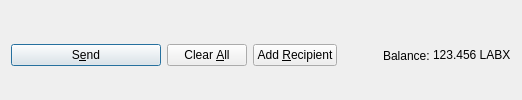
         <widget class="QFrame" name="frame_Send">
          <layout class="QHBoxLayout" name="horizontalLayout">
           <property name="bottomMargin">
            <number>0</number>
           </property>
           <item>
            <widget class="QPushButton" name="sendButton">
             <property name="minimumSize">
              <size>
               <width>150</width>
               <height>0</height>
              </size>
             </property>
             <property name="toolTip">
              <string>Confirm the send action</string>
             </property>
             <property name="text">
              <string>S&amp;end</string>
             </property>
             <property name="iconSize">
              <size>
               <width>26</width>
               <height>26</height>
              </size>
             </property>
             <property name="autoDefault">
              <bool>false</bool>
             </property>
             <property name="default">
              <bool>true</bool>
             </property>
            </widget>
           </item>
           <item>
            <widget class="QPushButton" name="clearButton">
             <property name="sizePolicy">
              <sizepolicy hsizetype="Minimum" vsizetype="Fixed">
               <horstretch>0</horstretch>
               <verstretch>0</verstretch>
              </sizepolicy>
             </property>
             <property name="toolTip">
              <string>Clear all fields of the form.</string>
             </property>
             <property name="text">
              <string>Clear &amp;All</string>
             </property>
             <property name="iconSize">
              <size>
               <width>26</width>
               <height>26</height>
              </size>
             </property>
             <property name="autoDefault">
              <bool>false</bool>
             </property>
            </widget>
           </item>
           <item>
            <widget class="QPushButton" name="addButton">
             <property name="toolTip">
              <string>Send to multiple recipients at once</string>
             </property>
             <property name="text">
              <string>Add &amp;Recipient</string>
             </property>
             <property name="iconSize">
              <size>
               <width>30</width>
               <height>30</height>
              </size>
             </property>
             <property name="autoDefault">
              <bool>false</bool>
             </property>
            </widget>
           </item>
           <item>
            <spacer name="horizontalSpacer">
             <property name="orientation">
              <enum>Qt::Horizontal</enum>
             </property>
             <property name="sizeHint" stdset="0">
              <size>
               <width>40</width>
               <height>20</height>
              </size>
             </property>
            </spacer>
           </item>
           <item>
            <layout class="QHBoxLayout" name="horizontalLayout_2">
             <property name="spacing">
              <number>3</number>
             </property>
             <item>
              <widget class="QLabel" name="label">
               <property name="text">
                <string>Balance:</string>
               </property>
              </widget>
             </item>
             <item>
              <widget class="QLabel" name="labelBalance">
               <property name="sizePolicy">
                <sizepolicy hsizetype="Preferred" vsizetype="Fixed">
                 <horstretch>0</horstretch>
                 <verstretch>0</verstretch>
                </sizepolicy>
               </property>
               <property name="cursor">
                <cursorShape>IBeamCursor</cursorShape>
               </property>
               <property name="text">
                <string notr="true">123.456 LABX</string>
               </property>
               <property name="textInteractionFlags">
                <set>Qt::LinksAccessibleByMouse|Qt::TextSelectableByKeyboard|Qt::TextSelectableByMouse</set>
               </property>
              </widget>
             </item>
            </layout>
           </item>
          </layout>
         </widget>
